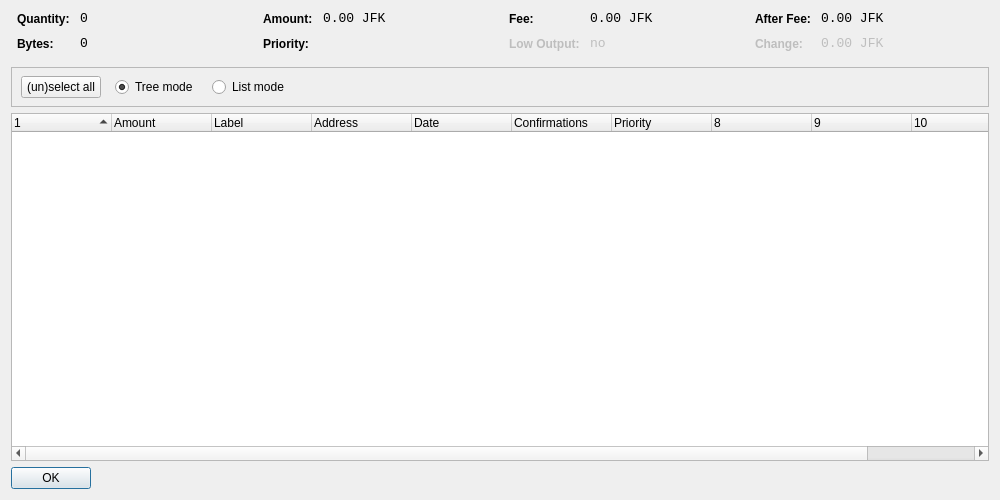
<?xml version="1.0" encoding="UTF-8"?>
<ui version="4.0">
 <class>CoinControlDialog</class>
 <widget class="QDialog" name="CoinControlDialog">
  <property name="geometry">
   <rect>
    <x>0</x>
    <y>0</y>
    <width>1000</width>
    <height>500</height>
   </rect>
  </property>
  <property name="windowTitle">
   <string>Coin Control</string>
  </property>
  <property name="autoFillBackground">
   <bool>true</bool>
  </property>
  <layout class="QVBoxLayout" name="verticalLayout">
   <item>
    <layout class="QHBoxLayout" name="horizontalLayoutTop" stretch="0,0,0,0">
     <property name="topMargin">
      <number>0</number>
     </property>
     <property name="bottomMargin">
      <number>10</number>
     </property>
     <item>
      <layout class="QFormLayout" name="formLayoutCoinControl1">
       <property name="horizontalSpacing">
        <number>10</number>
       </property>
       <property name="verticalSpacing">
        <number>10</number>
       </property>
       <property name="leftMargin">
        <number>6</number>
       </property>
       <property name="rightMargin">
        <number>6</number>
       </property>
       <item row="0" column="0">
        <widget class="QLabel" name="labelCoinControlQuantityText">
         <property name="styleSheet">
          <string notr="true">font-weight:bold;</string>
         </property>
         <property name="text">
          <string>Quantity:</string>
         </property>
        </widget>
       </item>
       <item row="0" column="1">
        <widget class="QLabel" name="labelCoinControlQuantity">
         <property name="font">
          <font>
           <family>Monospace</family>
           <pointsize>10</pointsize>
          </font>
         </property>
         <property name="cursor">
          <cursorShape>IBeamCursor</cursorShape>
         </property>
         <property name="contextMenuPolicy">
          <enum>Qt::ActionsContextMenu</enum>
         </property>
         <property name="text">
          <string notr="true">0</string>
         </property>
         <property name="textInteractionFlags">
          <set>Qt::LinksAccessibleByMouse|Qt::TextSelectableByKeyboard|Qt::TextSelectableByMouse</set>
         </property>
        </widget>
       </item>
       <item row="1" column="0">
        <widget class="QLabel" name="labelCoinControlBytesText">
         <property name="styleSheet">
          <string notr="true">font-weight:bold;</string>
         </property>
         <property name="text">
          <string>Bytes:</string>
         </property>
        </widget>
       </item>
       <item row="1" column="1">
        <widget class="QLabel" name="labelCoinControlBytes">
         <property name="font">
          <font>
           <family>Monospace</family>
           <pointsize>10</pointsize>
          </font>
         </property>
         <property name="cursor">
          <cursorShape>IBeamCursor</cursorShape>
         </property>
         <property name="contextMenuPolicy">
          <enum>Qt::ActionsContextMenu</enum>
         </property>
         <property name="text">
          <string notr="true">0</string>
         </property>
         <property name="textInteractionFlags">
          <set>Qt::LinksAccessibleByMouse|Qt::TextSelectableByKeyboard|Qt::TextSelectableByMouse</set>
         </property>
        </widget>
       </item>
      </layout>
     </item>
     <item>
      <layout class="QFormLayout" name="formLayoutCoinControl2">
       <property name="horizontalSpacing">
        <number>10</number>
       </property>
       <property name="verticalSpacing">
        <number>10</number>
       </property>
       <property name="leftMargin">
        <number>6</number>
       </property>
       <property name="rightMargin">
        <number>6</number>
       </property>
       <item row="0" column="0">
        <widget class="QLabel" name="labelCoinControlAmountText">
         <property name="styleSheet">
          <string notr="true">font-weight:bold;</string>
         </property>
         <property name="text">
          <string>Amount:</string>
         </property>
        </widget>
       </item>
       <item row="0" column="1">
        <widget class="QLabel" name="labelCoinControlAmount">
         <property name="font">
          <font>
           <family>Monospace</family>
           <pointsize>10</pointsize>
          </font>
         </property>
         <property name="cursor">
          <cursorShape>IBeamCursor</cursorShape>
         </property>
         <property name="contextMenuPolicy">
          <enum>Qt::ActionsContextMenu</enum>
         </property>
         <property name="text">
          <string notr="true">0.00 JFK</string>
         </property>
         <property name="textInteractionFlags">
          <set>Qt::LinksAccessibleByMouse|Qt::TextSelectableByKeyboard|Qt::TextSelectableByMouse</set>
         </property>
        </widget>
       </item>
       <item row="1" column="0">
        <widget class="QLabel" name="labelCoinControlPriorityText">
         <property name="styleSheet">
          <string notr="true">font-weight:bold;</string>
         </property>
         <property name="text">
          <string>Priority:</string>
         </property>
        </widget>
       </item>
       <item row="1" column="1">
        <widget class="QLabel" name="labelCoinControlPriority">
         <property name="font">
          <font>
           <family>Monospace</family>
           <pointsize>10</pointsize>
          </font>
         </property>
         <property name="cursor">
          <cursorShape>IBeamCursor</cursorShape>
         </property>
         <property name="contextMenuPolicy">
          <enum>Qt::ActionsContextMenu</enum>
         </property>
         <property name="text">
          <string/>
         </property>
         <property name="textInteractionFlags">
          <set>Qt::LinksAccessibleByMouse|Qt::TextSelectableByKeyboard|Qt::TextSelectableByMouse</set>
         </property>
        </widget>
       </item>
      </layout>
     </item>
     <item>
      <layout class="QFormLayout" name="formLayoutCoinControl3">
       <property name="horizontalSpacing">
        <number>10</number>
       </property>
       <property name="verticalSpacing">
        <number>10</number>
       </property>
       <property name="leftMargin">
        <number>6</number>
       </property>
       <property name="rightMargin">
        <number>6</number>
       </property>
       <item row="0" column="0">
        <widget class="QLabel" name="labelCoinControlFeeText">
         <property name="styleSheet">
          <string notr="true">font-weight:bold;</string>
         </property>
         <property name="text">
          <string>Fee:</string>
         </property>
        </widget>
       </item>
       <item row="0" column="1">
        <widget class="QLabel" name="labelCoinControlFee">
         <property name="font">
          <font>
           <family>Monospace</family>
           <pointsize>10</pointsize>
          </font>
         </property>
         <property name="cursor">
          <cursorShape>IBeamCursor</cursorShape>
         </property>
         <property name="contextMenuPolicy">
          <enum>Qt::ActionsContextMenu</enum>
         </property>
         <property name="text">
          <string notr="true">0.00 JFK</string>
         </property>
         <property name="textInteractionFlags">
          <set>Qt::LinksAccessibleByMouse|Qt::TextSelectableByKeyboard|Qt::TextSelectableByMouse</set>
         </property>
        </widget>
       </item>
       <item row="1" column="0">
        <widget class="QLabel" name="labelCoinControlLowOutputText">
         <property name="enabled">
          <bool>false</bool>
         </property>
         <property name="styleSheet">
          <string notr="true">font-weight:bold;</string>
         </property>
         <property name="text">
          <string>Low Output:</string>
         </property>
        </widget>
       </item>
       <item row="1" column="1">
        <widget class="QLabel" name="labelCoinControlLowOutput">
         <property name="enabled">
          <bool>false</bool>
         </property>
         <property name="font">
          <font>
           <family>Monospace</family>
           <pointsize>10</pointsize>
          </font>
         </property>
         <property name="cursor">
          <cursorShape>IBeamCursor</cursorShape>
         </property>
         <property name="contextMenuPolicy">
          <enum>Qt::ActionsContextMenu</enum>
         </property>
         <property name="text">
          <string notr="true">no</string>
         </property>
         <property name="textInteractionFlags">
          <set>Qt::LinksAccessibleByMouse|Qt::TextSelectableByKeyboard|Qt::TextSelectableByMouse</set>
         </property>
        </widget>
       </item>
      </layout>
     </item>
     <item>
      <layout class="QFormLayout" name="formLayoutCoinControl4">
       <property name="horizontalSpacing">
        <number>10</number>
       </property>
       <property name="verticalSpacing">
        <number>10</number>
       </property>
       <property name="leftMargin">
        <number>6</number>
       </property>
       <property name="rightMargin">
        <number>6</number>
       </property>
       <item row="0" column="0">
        <widget class="QLabel" name="labelCoinControlAfterFeeText">
         <property name="styleSheet">
          <string notr="true">font-weight:bold;</string>
         </property>
         <property name="text">
          <string>After Fee:</string>
         </property>
        </widget>
       </item>
       <item row="0" column="1">
        <widget class="QLabel" name="labelCoinControlAfterFee">
         <property name="font">
          <font>
           <family>Monospace</family>
           <pointsize>10</pointsize>
          </font>
         </property>
         <property name="cursor">
          <cursorShape>IBeamCursor</cursorShape>
         </property>
         <property name="contextMenuPolicy">
          <enum>Qt::ActionsContextMenu</enum>
         </property>
         <property name="text">
          <string notr="true">0.00 JFK</string>
         </property>
         <property name="textInteractionFlags">
          <set>Qt::LinksAccessibleByMouse|Qt::TextSelectableByKeyboard|Qt::TextSelectableByMouse</set>
         </property>
        </widget>
       </item>
       <item row="1" column="0">
        <widget class="QLabel" name="labelCoinControlChangeText">
         <property name="enabled">
          <bool>false</bool>
         </property>
         <property name="styleSheet">
          <string notr="true">font-weight:bold;</string>
         </property>
         <property name="text">
          <string>Change:</string>
         </property>
        </widget>
       </item>
       <item row="1" column="1">
        <widget class="QLabel" name="labelCoinControlChange">
         <property name="enabled">
          <bool>false</bool>
         </property>
         <property name="font">
          <font>
           <family>Monospace</family>
           <pointsize>10</pointsize>
          </font>
         </property>
         <property name="cursor">
          <cursorShape>IBeamCursor</cursorShape>
         </property>
         <property name="contextMenuPolicy">
          <enum>Qt::ActionsContextMenu</enum>
         </property>
         <property name="text">
          <string notr="true">0.00 JFK</string>
         </property>
         <property name="textInteractionFlags">
          <set>Qt::LinksAccessibleByMouse|Qt::TextSelectableByKeyboard|Qt::TextSelectableByMouse</set>
         </property>
        </widget>
       </item>
      </layout>
     </item>
    </layout>
   </item>
   <item>
    <widget class="QFrame" name="frame">
     <property name="minimumSize">
      <size>
       <width>0</width>
       <height>40</height>
      </size>
     </property>
     <property name="frameShape">
      <enum>QFrame::StyledPanel</enum>
     </property>
     <property name="frameShadow">
      <enum>QFrame::Sunken</enum>
     </property>
     <widget class="QWidget" name="horizontalLayoutWidget">
      <property name="geometry">
       <rect>
        <x>10</x>
        <y>0</y>
        <width>781</width>
        <height>41</height>
       </rect>
      </property>
      <layout class="QHBoxLayout" name="horizontalLayoutPanel" stretch="0,0,0,0">
       <property name="spacing">
        <number>14</number>
       </property>
       <item>
        <widget class="QPushButton" name="pushButtonSelectAll">
         <property name="sizePolicy">
          <sizepolicy hsizetype="Maximum" vsizetype="Fixed">
           <horstretch>0</horstretch>
           <verstretch>0</verstretch>
          </sizepolicy>
         </property>
         <property name="text">
          <string>(un)select all</string>
         </property>
        </widget>
       </item>
       <item>
        <widget class="QRadioButton" name="radioTreeMode">
         <property name="sizePolicy">
          <sizepolicy hsizetype="Maximum" vsizetype="Fixed">
           <horstretch>0</horstretch>
           <verstretch>0</verstretch>
          </sizepolicy>
         </property>
         <property name="text">
          <string>Tree mode</string>
         </property>
         <property name="checked">
          <bool>true</bool>
         </property>
        </widget>
       </item>
       <item>
        <widget class="QRadioButton" name="radioListMode">
         <property name="sizePolicy">
          <sizepolicy hsizetype="Maximum" vsizetype="Fixed">
           <horstretch>0</horstretch>
           <verstretch>0</verstretch>
          </sizepolicy>
         </property>
         <property name="text">
          <string>List mode</string>
         </property>
        </widget>
       </item>
       <item>
        <spacer name="horizontalSpacer">
         <property name="orientation">
          <enum>Qt::Horizontal</enum>
         </property>
         <property name="sizeHint" stdset="0">
          <size>
           <width>40</width>
           <height>20</height>
          </size>
         </property>
        </spacer>
       </item>
      </layout>
     </widget>
    </widget>
   </item>
   <item>
    <widget class="CoinControlTreeWidget" name="treeWidget">
     <property name="contextMenuPolicy">
      <enum>Qt::CustomContextMenu</enum>
     </property>
     <property name="sortingEnabled">
      <bool>false</bool>
     </property>
     <property name="columnCount">
      <number>11</number>
     </property>
     <attribute name="headerShowSortIndicator" stdset="0">
      <bool>true</bool>
     </attribute>
     <attribute name="headerStretchLastSection">
      <bool>false</bool>
     </attribute>
     <column>
      <property name="text">
       <string/>
      </property>
     </column>
     <column>
      <property name="text">
       <string>Amount</string>
      </property>
     </column>
     <column>
      <property name="text">
       <string>Label</string>
      </property>
     </column>
     <column>
      <property name="text">
       <string>Address</string>
      </property>
     </column>
     <column>
      <property name="text">
       <string>Date</string>
      </property>
     </column>
     <column>
      <property name="text">
       <string>Confirmations</string>
      </property>
      <property name="toolTip">
       <string>Confirmed</string>
      </property>
     </column>
     <column>
      <property name="text">
       <string>Priority</string>
      </property>
     </column>
     <column>
      <property name="text">
       <string/>
      </property>
     </column>
     <column>
      <property name="text">
       <string/>
      </property>
     </column>
     <column>
      <property name="text">
       <string/>
      </property>
     </column>
     <column>
      <property name="text">
       <string/>
      </property>
     </column>
    </widget>
   </item>
   <item>
    <widget class="QDialogButtonBox" name="buttonBox">
     <property name="sizePolicy">
      <sizepolicy hsizetype="Maximum" vsizetype="Fixed">
       <horstretch>0</horstretch>
       <verstretch>0</verstretch>
      </sizepolicy>
     </property>
     <property name="orientation">
      <enum>Qt::Horizontal</enum>
     </property>
     <property name="standardButtons">
      <set>QDialogButtonBox::Ok</set>
     </property>
    </widget>
   </item>
  </layout>
 </widget>
 <customwidgets>
  <customwidget>
   <class>CoinControlTreeWidget</class>
   <extends>QTreeWidget</extends>
   <header>coincontroltreewidget.h</header>
  </customwidget>
 </customwidgets>
 <resources/>
 <connections/>
</ui>
